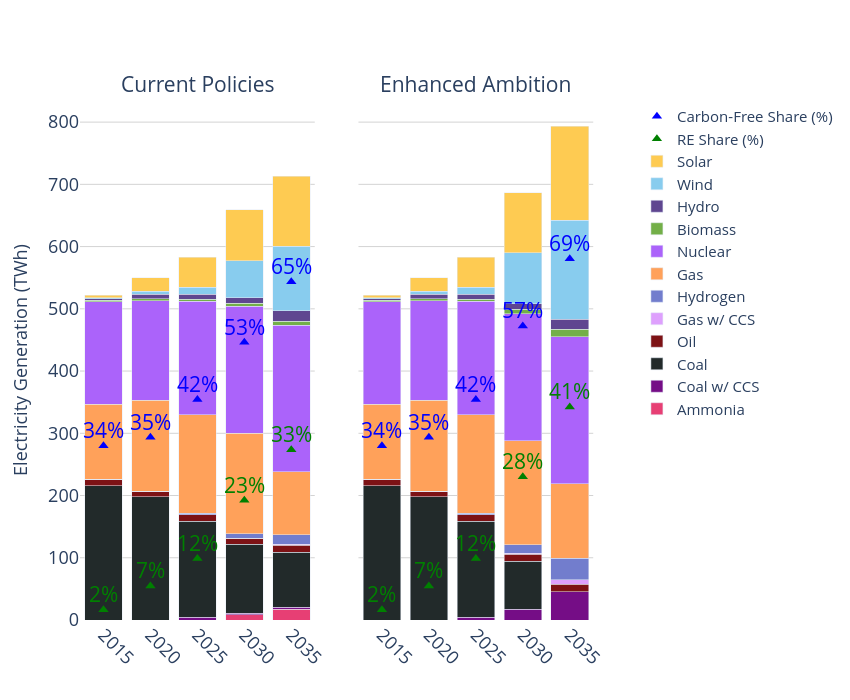

The code cell stored with this chart in its notebook:
### Code cell
# Wider subplots with less horizontal space between them
fig = make_subplots(
    rows=1, cols=2,
    shared_xaxes=True, shared_yaxes=True,
    specs=[[{"secondary_y": True}, {"secondary_y": True}]],
    subplot_titles=("Current Policies", "Enhanced Ambition"),
    column_widths=[0.5, 0.5],          # Equal width, but can make [0.55, 0.45] if needed
    horizontal_spacing=0.08            # Less space between the panels
)


# Bars: left (legend shown) & right (legend hidden)
left  = result_df[result_df['scenario'] == SCENARIOS[0]]
right = result_df[result_df['scenario'] == SCENARIOS[1]]
add_stack_bars(fig, left,  col=1, show_legend=True)
add_stack_bars(fig, right, col=2, show_legend=False)

# Share markers (RE/CF) — left
fig.add_trace(go.Scatter(
    x=YEARS_MARK, y=re_current, mode="markers", name="RE Share (%)",
    marker=dict(symbol='triangle-up', size=9, color="green"),
    showlegend=True
), row=1, col=1, secondary_y=True)

fig.add_trace(go.Scatter(
    x=YEARS_MARK, y=cf_current, mode="markers", name="Carbon-Free Share (%)",
    marker=dict(symbol='triangle-up', size=9, color="blue"),
    showlegend=True
), row=1, col=1, secondary_y=True)

# Share markers — right
fig.add_trace(go.Scatter(
    x=YEARS_MARK, y=re_enh, mode="markers", name="RE Share (%)",
    marker=dict(symbol='triangle-up', size=9, color="green"),
    showlegend=False
), row=1, col=2, secondary_y=True)

fig.add_trace(go.Scatter(
    x=YEARS_MARK, y=cf_enh, mode="markers", name="Carbon-Free Share (%)",
    marker=dict(symbol='triangle-up', size=9, color="blue"),
    showlegend=False
), row=1, col=2, secondary_y=True)

# Make figure bigger
fig.update_layout(
    width=850,                         # Increase total width (was 800)
    height=700,
    barmode='stack',
    plot_bgcolor='rgba(0,0,0,0)',
    legend=dict(traceorder="reversed", font=dict(size=15), x=1.02, y=1, borderwidth=0)
)
# Primary y (left only title)
fig.update_yaxes(title="Electricity Generation (TWh)", row=1, col=1)
# Secondary y (% shares): hide ticks but keep 0–100 range
fig.update_yaxes(secondary_y=True, range=[0, 100], showticklabels=False, row=1, col=2)

# Gridlines for primary y-axes only
fig.update_yaxes(
    title_text="Electricity Generation (TWh)",
    row=1, col=1, secondary_y=False,
    showgrid=True, gridcolor='lightgray'
)
fig.update_yaxes(
    title_text=None,
    row=1, col=2, secondary_y=False,
    showgrid=True, gridcolor='lightgray'
)

# Secondary y-axes (hide grid/ticks)
fig.update_yaxes(
    secondary_y=True, range=[0, 100],
    showticklabels=False, title_text=None,
    row=1, col=1, showgrid=False
)
fig.update_yaxes(
    secondary_y=True, range=[0, 100],
    showticklabels=False, title_text=None,
    row=1, col=2, showgrid=False
)

# X axes
for c in (1, 2):
    fig.update_xaxes(
        tickmode='array', tickvals=list(range(2015, 2040, 5)),
        tickangle=45, tickfont=dict(size=15), row=1, col=c
    )

# Annotate % values near markers
for i, year in enumerate(YEARS_MARK):
    if pd.notna(re_current.get(year)):
        fig.add_annotation(x=year, y=re_current.get(year)+3, text=f"{re_current.get(year):.0f}%",
                            xref="x1", yref="y2", showarrow=False, font=dict(color="green"))
    if pd.notna(cf_current.get(year)):
        fig.add_annotation(x=year, y=cf_current.get(year)+3, text=f"{cf_current.get(year):.0f}%",
                            xref="x1", yref="y2", showarrow=False, font=dict(color="blue"))
    if pd.notna(re_enh.get(year)):
        fig.add_annotation(x=year, y=re_enh.get(year)+3, text=f"{re_enh.get(year):.0f}%",
                            xref="x2", yref="y4", showarrow=False, font=dict(color="green"))
    if pd.notna(cf_enh.get(year)):
        fig.add_annotation(x=year, y=cf_enh.get(year)+3, text=f"{cf_enh.get(year):.0f}%",
                            xref="x2", yref="y4", showarrow=False, font=dict(color="blue"))

# Fonts and titles
fig.update_xaxes(title_font=dict(size=18), tickfont=dict(size=18))
fig.update_yaxes(title_font=dict(size=18), tickfont=dict(size=18))
fig.update_annotations(font=dict(size=21))

pio.write_image(fig, "./fig/elec_gen_mix.png", width=800, height=700, scale=2)
fig.show()

### Figure 1 — Plotly figure (JSON) as saved in the notebook; plotly's stock layout.template omitted (floating-point values rounded to 4 significant figures)
{"data": [{"marker": {"color": "rgb(231,63,116)"}, "name": "Ammonia", "showlegend": true, "type": "bar", "x": [2015, 2020, 2025, 2030, 2035], "xaxis": "x", "y": [0.0, 0.0, 0.0, 8.222, 17.39], "yaxis": "y"}, {"marker": {"color": "#750D86"}, "name": "Coal w/ CCS", "showlegend": true, "type": "bar", "x": [2015, 2020, 2025, 2030, 2035], "xaxis": "x", "y": [0.0, 0.0, 4.324, 2.864, 3.173], "yaxis": "y"}, {"marker": {"color": "#222A2A"}, "name": "Coal", "showlegend": true, "type": "bar", "x": [2015, 2020, 2025, 2030, 2035], "xaxis": "x", "y": [215.9, 197.7, 154.1, 110.4, 88.55], "yaxis": "y"}, {"marker": {"color": "#7D1215"}, "name": "Oil", "showlegend": true, "type": "bar", "x": [2015, 2020, 2025, 2030, 2035], "xaxis": "x", "y": [10.58, 9.565, 10.45, 9.645, 11.04], "yaxis": "y"}, {"marker": {"color": "#DEA0FD"}, "name": "Gas w/ CCS", "showlegend": true, "type": "bar", "x": [2015, 2020, 2025, 2030, 2035], "xaxis": "x", "y": [0.0, 0.0, 0.3657, 0.3808, 1.187], "yaxis": "y"}, {"marker": {"color": "#727DCD"}, "name": "Hydrogen", "showlegend": true, "type": "bar", "x": [2015, 2020, 2025, 2030, 2035], "xaxis": "x", "y": [0.0, 0.0, 1.945, 7.222, 15.42], "yaxis": "y"}, {"marker": {"color": "#FFA15A"}, "name": "Gas", "showlegend": true, "type": "bar", "x": [2015, 2020, 2025, 2030, 2035], "xaxis": "x", "y": [120.4, 146.1, 158.3, 161.1, 101.2], "yaxis": "y"}, {"marker": {"color": "#AB63FA"}, "name": "Nuclear", "showlegend": true, "type": "bar", "x": [2015, 2020, 2025, 2030, 2035], "xaxis": "x", "y": [164.7, 160.0, 182.4, 204.2, 235.8], "yaxis": "y"}, {"marker": {"color": "rgb(115, 175, 72)"}, "name": "Biomass", "showlegend": true, "type": "bar", "x": [2015, 2020, 2025, 2030, 2035], "xaxis": "x", "y": [2.325, 2.627, 3.645, 4.734, 6.206], "yaxis": "y"}, {"marker": {"color": "rgb(95, 70, 144)"}, "name": "Hydro", "showlegend": true, "type": "bar", "x": [2015, 2020, 2025, 2030, 2035], "xaxis": "x", "y": [2.642, 7.139, 8.0, 9.111, 16.69], "yaxis": "y"}, {"marker": {"color": "rgb(136,204,238)"}, "name": "Wind", "showlegend": true, "type": "bar", "x": [2015, 2020, 2025, 2030, 2035], "xaxis": "x", "y": [1.341, 4.933, 10.97, 59.17, 103.5], "yaxis": "y"}, {"marker": {"color": "#FECB52"}, "name": "Solar", "showlegend": true, "type": "bar", "x": [2015, 2020, 2025, 2030, 2035], "xaxis": "x", "y": [3.973, 22.03, 47.99, 81.87, 112.8], "yaxis": "y"}, {"marker": {"color": "rgb(231,63,116)"}, "name": "Ammonia", "showlegend": false, "type": "bar", "x": [2015, 2020, 2025, 2030, 2035], "xaxis": "x2", "y": [0.0, 0.0, 0.0, 0.0, 0.0], "yaxis": "y3"}, {"marker": {"color": "#750D86"}, "name": "Coal w/ CCS", "showlegend": false, "type": "bar", "x": [2015, 2020, 2025, 2030, 2035], "xaxis": "x2", "y": [0.0, 0.0, 4.324, 17.6, 45.56], "yaxis": "y3"}, {"marker": {"color": "#222A2A"}, "name": "Coal", "showlegend": false, "type": "bar", "x": [2015, 2020, 2025, 2030, 2035], "xaxis": "x2", "y": [215.9, 197.7, 154.1, 76.88, 0.2156], "yaxis": "y3"}, {"marker": {"color": "#7D1215"}, "name": "Oil", "showlegend": false, "type": "bar", "x": [2015, 2020, 2025, 2030, 2035], "xaxis": "x2", "y": [10.58, 9.565, 10.45, 10.83, 11.67], "yaxis": "y3"}, {"marker": {"color": "#DEA0FD"}, "name": "Gas w/ CCS", "showlegend": false, "type": "bar", "x": [2015, 2020, 2025, 2030, 2035], "xaxis": "x2", "y": [0.0, 0.0, 0.3657, 1.972, 7.411], "yaxis": "y3"}, {"marker": {"color": "#727DCD"}, "name": "Hydrogen", "showlegend": false, "type": "bar", "x": [2015, 2020, 2025, 2030, 2035], "xaxis": "x2", "y": [0.0, 0.0, 1.945, 13.56, 34.23], "yaxis": "y3"}, {"marker": {"color": "#FFA15A"}, "name": "Gas", "showlegend": false, "type": "bar", "x": [2015, 2020, 2025, 2030, 2035], "xaxis": "x2", "y": [120.4, 146.1, 158.3, 167.5, 120.1], "yaxis": "y3"}, {"marker": {"color": "#AB63FA"}, "name": "Nuclear", "showlegend": false, "type": "bar", "x": [2015, 2020, 2025, 2030, 2035], "xaxis": "x2", "y": [164.7, 160.0, 182.4, 204.2, 235.8], "yaxis": "y3"}, {"marker": {"color": "rgb(115, 175, 72)"}, "name": "Biomass", "showlegend": false, "type": "bar", "x": [2015, 2020, 2025, 2030, 2035], "xaxis": "x2", "y": [2.325, 2.627, 3.645, 6.513, 11.82], "yaxis": "y3"}, {"marker": {"color": "rgb(95, 70, 144)"}, "name": "Hydro", "showlegend": false, "type": "bar", "x": [2015, 2020, 2025, 2030, 2035], "xaxis": "x2", "y": [2.642, 7.139, 8.0, 9.111, 16.69], "yaxis": "y3"}, {"marker": {"color": "rgb(136,204,238)"}, "name": "Wind", "showlegend": false, "type": "bar", "x": [2015, 2020, 2025, 2030, 2035], "xaxis": "x2", "y": [1.341, 4.933, 10.97, 82.09, 158.5], "yaxis": "y3"}, {"marker": {"color": "#FECB52"}, "name": "Solar", "showlegend": false, "type": "bar", "x": [2015, 2020, 2025, 2030, 2035], "xaxis": "x2", "y": [3.973, 22.03, 47.99, 96.53, 151.8], "yaxis": "y3"}, {"marker": {"color": "green", "size": 9, "symbol": "triangle-up"}, "mode": "markers", "name": "RE Share (%)", "showlegend": true, "type": "scatter", "x": [2015, 2020, 2025, 2030, 2035], "xaxis": "x", "y": [1.97, 6.559, 11.84, 23.04, 32.76], "yaxis": "y2"}, {"marker": {"color": "blue", "size": 9, "symbol": "triangle-up"}, "mode": "markers", "name": "Carbon-Free Share (%)", "showlegend": true, "type": "scatter", "x": [2015, 2020, 2025, 2030, 2035], "xaxis": "x", "y": [33.53, 35.13, 42.42, 53.4, 65.06], "yaxis": "y2"}, {"marker": {"color": "green", "size": 9, "symbol": "triangle-up"}, "mode": "markers", "name": "RE Share (%)", "showlegend": false, "type": "scatter", "x": [2015, 2020, 2025, 2030, 2035], "xaxis": "x2", "y": [1.97, 6.559, 11.84, 27.56, 40.95], "yaxis": "y4"}, {"marker": {"color": "blue", "size": 9, "symbol": "triangle-up"}, "mode": "markers", "name": "Carbon-Free Share (%)", "showlegend": false, "type": "scatter", "x": [2015, 2020, 2025, 2030, 2035], "xaxis": "x2", "y": [33.53, 35.13, 42.42, 56.54, 69.46], "yaxis": "y4"}], "layout": {"annotations": [{"font": {"size": 21}, "showarrow": false, "text": "Current Policies", "x": 0.215, "xanchor": "center", "xref": "paper", "y": 1, "yanchor": "bottom", "yref": "paper"}, {"font": {"size": 21}, "showarrow": false, "text": "Enhanced Ambition", "x": 0.725, "xanchor": "center", "xref": "paper", "y": 1, "yanchor": "bottom", "yref": "paper"}, {"font": {"color": "green", "size": 21}, "showarrow": false, "text": "2%", "x": 2015, "xref": "x", "y": 4.97, "yref": "y2"}, {"font": {"color": "blue", "size": 21}, "showarrow": false, "text": "34%", "x": 2015, "xref": "x", "y": 36.53, "yref": "y2"}, {"font": {"color": "green", "size": 21}, "showarrow": false, "text": "2%", "x": 2015, "xref": "x2", "y": 4.97, "yref": "y4"}, {"font": {"color": "blue", "size": 21}, "showarrow": false, "text": "34%", "x": 2015, "xref": "x2", "y": 36.53, "yref": "y4"}, {"font": {"color": "green", "size": 21}, "showarrow": false, "text": "7%", "x": 2020, "xref": "x", "y": 9.559, "yref": "y2"}, {"font": {"color": "blue", "size": 21}, "showarrow": false, "text": "35%", "x": 2020, "xref": "x", "y": 38.13, "yref": "y2"}, {"font": {"color": "green", "size": 21}, "showarrow": false, "text": "7%", "x": 2020, "xref": "x2", "y": 9.559, "yref": "y4"}, {"font": {"color": "blue", "size": 21}, "showarrow": false, "text": "35%", "x": 2020, "xref": "x2", "y": 38.13, "yref": "y4"}, {"font": {"color": "green", "size": 21}, "showarrow": false, "text": "12%", "x": 2025, "xref": "x", "y": 14.84, "yref": "y2"}, {"font": {"color": "blue", "size": 21}, "showarrow": false, "text": "42%", "x": 2025, "xref": "x", "y": 45.42, "yref": "y2"}, {"font": {"color": "green", "size": 21}, "showarrow": false, "text": "12%", "x": 2025, "xref": "x2", "y": 14.84, "yref": "y4"}, {"font": {"color": "blue", "size": 21}, "showarrow": false, "text": "42%", "x": 2025, "xref": "x2", "y": 45.42, "yref": "y4"}, {"font": {"color": "green", "size": 21}, "showarrow": false, "text": "23%", "x": 2030, "xref": "x", "y": 26.04, "yref": "y2"}, {"font": {"color": "blue", "size": 21}, "showarrow": false, "text": "53%", "x": 2030, "xref": "x", "y": 56.4, "yref": "y2"}, {"font": {"color": "green", "size": 21}, "showarrow": false, "text": "28%", "x": 2030, "xref": "x2", "y": 30.56, "yref": "y4"}, {"font": {"color": "blue", "size": 21}, "showarrow": false, "text": "57%", "x": 2030, "xref": "x2", "y": 59.54, "yref": "y4"}, {"font": {"color": "green", "size": 21}, "showarrow": false, "text": "33%", "x": 2035, "xref": "x", "y": 35.76, "yref": "y2"}, {"font": {"color": "blue", "size": 21}, "showarrow": false, "text": "65%", "x": 2035, "xref": "x", "y": 68.06, "yref": "y2"}, {"font": {"color": "green", "size": 21}, "showarrow": false, "text": "41%", "x": 2035, "xref": "x2", "y": 43.95, "yref": "y4"}, {"font": {"color": "blue", "size": 21}, "showarrow": false, "text": "69%", "x": 2035, "xref": "x2", "y": 72.46, "yref": "y4"}], "barmode": "stack", "height": 700, "legend": {"borderwidth": 0, "font": {"size": 15}, "traceorder": "reversed", "x": 1.02, "y": 1}, "plot_bgcolor": "rgba(0,0,0,0)", "width": 850, "xaxis": {"anchor": "y", "domain": [0, 0.43], "tickangle": 45, "tickfont": {"size": 18}, "tickmode": "array", "tickvals": [2015, 2020, 2025, 2030, 2035], "title": {"font": {"size": 18}}}, "xaxis2": {"anchor": "y3", "domain": [0.51, 0.94], "tickangle": 45, "tickfont": {"size": 18}, "tickmode": "array", "tickvals": [2015, 2020, 2025, 2030, 2035], "title": {"font": {"size": 18}}}, "yaxis": {"anchor": "x", "domain": [0, 1], "gridcolor": "lightgray", "showgrid": true, "tickfont": {"size": 18}, "title": {"font": {"size": 18}, "text": "Electricity Generation (TWh)"}}, "yaxis2": {"anchor": "x", "overlaying": "y", "range": [0, 100], "showgrid": false, "showticklabels": false, "side": "right", "tickfont": {"size": 18}, "title": {"font": {"size": 18}}}, "yaxis3": {"anchor": "x2", "domain": [0, 1], "gridcolor": "lightgray", "matches": "y", "showgrid": true, "showticklabels": false, "tickfont": {"size": 18}, "title": {"font": {"size": 18}}}, "yaxis4": {"anchor": "x2", "overlaying": "y3", "range": [0, 100], "showgrid": false, "showticklabels": false, "side": "right", "tickfont": {"size": 18}, "title": {"font": {"size": 18}}}}}
